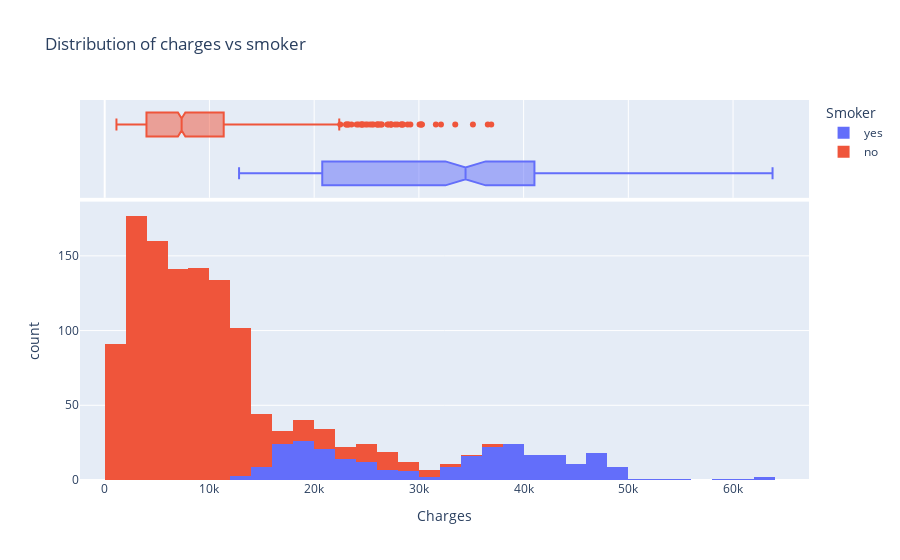

Notebook cell for this chart:
### Code cell
fig = px.histogram(df, x="charges", color='smoker',   marginal="box", title="Distribution of charges vs smoker",
      labels={
                     "count": "Count",
                    "charges":"Charges",
                    'smoker':'Smoker'      
      } )
fig.show()

### Figure 1 — Plotly figure (JSON) as saved in the notebook; plotly's stock layout.template omitted (floating-point values rounded to 4 significant figures; data arrays with more than 128 entries replaced by an {"elided": "..."} marker saying what was removed)
{"data": [{"alignmentgroup": "True", "bingroup": "x", "hovertemplate": "Smoker=yes<br>Charges=%{x}<br>count=%{y}<extra></extra>", "legendgroup": "yes", "marker": {"color": "#636efa", "pattern": {"shape": ""}}, "name": "yes", "offsetgroup": "yes", "orientation": "v", "showlegend": true, "type": "histogram", "x": {"elided": "274 float values"}, "xaxis": "x", "yaxis": "y"}, {"alignmentgroup": "True", "hovertemplate": "Smoker=yes<br>Charges=%{x}<extra></extra>", "legendgroup": "yes", "marker": {"color": "#636efa"}, "name": "yes", "notched": true, "offsetgroup": "yes", "showlegend": false, "type": "box", "x": {"elided": "274 float values"}, "xaxis": "x2", "yaxis": "y2"}, {"alignmentgroup": "True", "bingroup": "x", "hovertemplate": "Smoker=no<br>Charges=%{x}<br>count=%{y}<extra></extra>", "legendgroup": "no", "marker": {"color": "#EF553B", "pattern": {"shape": ""}}, "name": "no", "offsetgroup": "no", "orientation": "v", "showlegend": true, "type": "histogram", "x": {"elided": "1063 float values"}, "xaxis": "x", "yaxis": "y"}, {"alignmentgroup": "True", "hovertemplate": "Smoker=no<br>Charges=%{x}<extra></extra>", "legendgroup": "no", "marker": {"color": "#EF553B"}, "name": "no", "notched": true, "offsetgroup": "no", "showlegend": false, "type": "box", "x": {"elided": "1063 float values"}, "xaxis": "x2", "yaxis": "y2"}], "layout": {"barmode": "relative", "legend": {"title": {"text": "Smoker"}, "tracegroupgap": 0}, "title": {"text": "Distribution of charges vs smoker"}, "xaxis": {"anchor": "y", "domain": [0, 1], "title": {"text": "Charges"}}, "xaxis2": {"anchor": "y2", "domain": [0, 1], "matches": "x", "showgrid": true, "showticklabels": false}, "yaxis": {"anchor": "x", "domain": [0, 0.7326], "title": {"text": "count"}}, "yaxis2": {"anchor": "x2", "domain": [0.7426, 1], "matches": "y2", "showgrid": false, "showline": false, "showticklabels": false, "ticks": ""}}}
